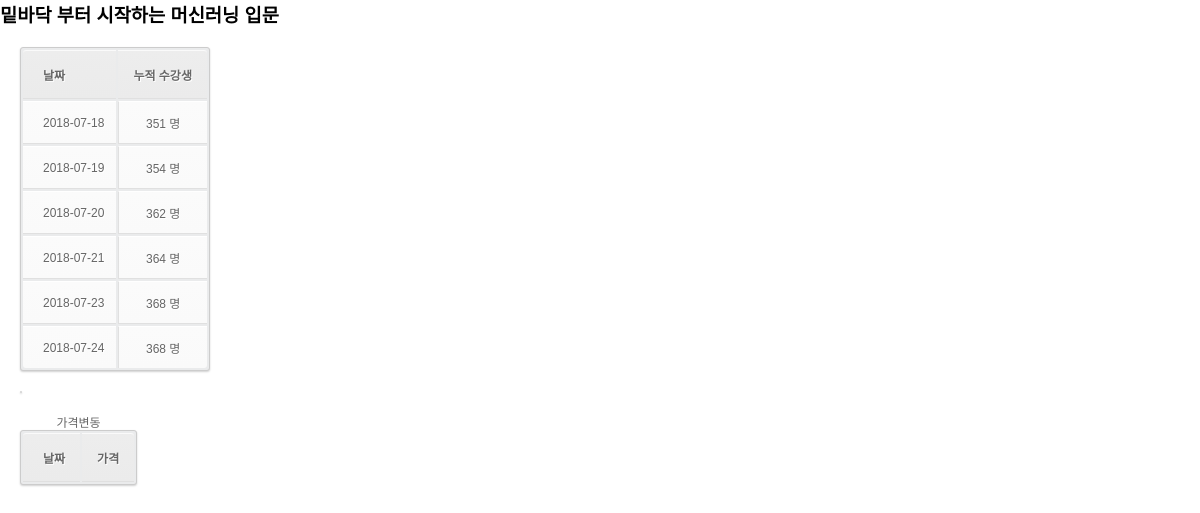
The page /course/1 on the database its author committed.
### tables this page shows
CREATE TABLE COURSES (
	ID INTEGER PRIMARY KEY,
	URL STRING UNIQUE,
	TITLE STRING,
	RELEASE_DATE STRING
);

CREATE TABLE SALES (
	ID INTEGER,
	UPDATE_DATE STRING,
	PRICE INTEGER,
	STUDENT_COUNT INTEGER,
	PRIMARY KEY(ID, UPDATE_DATE),
	FOREIGN KEY(ID) REFERENCES COURSES(ID) ON DELETE CASCADE
);

### app.py (the view)
@app.route('/course/<course_id>')
def course_index(course_id):
	sql = "SELECT TITLE FROM COURSES WHERE ID = (?)"
	cur = g.db.execute(sql, [course_id])
	title = cur.fetchall()[0][0]
	sql = "SELECT (A.STUDENT_COUNT - B.STUDENT_COUNT) AS STUDENT_CHANGE, A.UPDATE_DATE \
		   FROM SALES A, SALES B \
		   WHERE A.ID = ? AND A.ID = B.ID AND A.UPDATE_DATE = DATE(B.UPDATE_DATE, '+1 day') AND A.UPDATE_DATE > DATE(?, '-7 day') \
		   GROUP BY A.UPDATE_DATE, A.ID"
	cur = g.db.execute(sql, [course_id, datetime.now().strftime('%Y-%m-%d')])
	student_change = [dict(STUDENT_CHANGE=int(row[0]), UPDATE_DATE=row[1]) for row in cur.fetchall()]
	sql = "SELECT STUDENT_COUNT, UPDATE_DATE FROM SALES WHERE ID = (?) AND UPDATE_DATE > DATE(?, '-7 day');"
	cur = g.db.execute(sql, [course_id, datetime.now().strftime('%Y-%m-%d')])
	student_count = [dict(STUDENT_COUNT=format(int(row[0]), ','), UPDATE_DATE=row[1]) for row in cur.fetchall()]
	sql = "SELECT A.UPDATE_DATE, A.PRICE FROM SALES A, SALES B WHERE A.ID = (?) AND A.ID = B.ID AND A.PRICE <> B.PRICE"
	cur = g.db.execute(sql, [course_id])
	prices = [dict(UPDATE_DATE=row[0], PRICE=format(int(row[1]), ',')) for row in cur.fetchall()]
	return render_template('course.html', ID=course_id, STUDENT_CHANGE=student_change, TITLE=title, STUDENT_COUNT=student_count, PRICE=prices)

### app.py (called while the page is built)
def connect_db():
	return sqlite3.connect(app.config['DATABASE'])

@app.before_request
def before_request():
	g.db = connect_db()

@app.teardown_request
def teardown_request(exception):
	g.db.close()

### templates/course.html (shortened to what this page needs)
<html>
<head>
</head>
<html>
<link rel="stylesheet" href={{ url_for('static', filename='css/table_style.css') }}>
  <head>
  </head>
  <body>
    <div class="box">
      <div class="box-header">
        <h3 class="box-title">  {{ TITLE }}</h3>
      </div>
      <div class="box-body">
        <table id="date-table" class="table table-bordered">
          <thead>
            <tr>
              <th>날짜</th>
              <th>누적 수강생</th>
            </tr>
          </thead>
          <tbody>
            {% for STUDENT in STUDENT_COUNT %}
            <tr>
              <td> {{ STUDENT.UPDATE_DATE }} </td>
              <td> {{ STUDENT.STUDENT_COUNT }} 명</td>
            </tr>
            {% endfor %}
          </tbody>
        </table>
      </div>
      <div class="box-body">
        <table id="price-change">
        <table>
          <caption> 가격변동 </caption>
          <thead>
            <tr>
              <th>날짜</th>
              <th>가격</th>
            </tr>
          </thead>
        </table>
      </table>
      </div>
    </div>
  </body>
</html>
</html>

### static/css/table_style.css (style rules this page uses)
body { font-family:Arial, Helvetica, sans-serif; margin:0 auto; }
table { font-family:Arial, Helvetica, sans-serif; color:#666; font-size:12px; text-shadow: 1px 1px 0px #fff; background:#eaebec; margin:20px; border:#ccc 1px solid; -moz-border-radius:3px; -webkit-border-radius:3px; border-radius:3px; -moz-box-shadow: 0 1px 2px #d1d1d1; -webkit-box-shadow: 0 1px 2px #d1d1d1; box-shadow: 0 1px 2px #d1d1d1; }
table th { padding:15px; border-top:1px solid #fafafa; border-bottom:1px solid #e0e0e0; background: #ededed; background: -webkit-gradient(linear, left top, left bottom, from(#ededed), to(#ebebeb)); background: -moz-linear-gradient(top, #ededed, #ebebeb); }
table th:first-child { text-align: left; padding-left:20px; }
table tr:first-child th:first-child { -moz-border-radius-topleft:3px; -webkit-border-top-left-radius:3px; border-top-left-radius:3px; }
table tr:first-child th:last-child { -moz-border-radius-topright:3px; -webkit-border-top-right-radius:3px; border-top-right-radius:3px; }
table tr { text-align: center; padding-left:20px; }
table tr td:first-child { text-align: left; padding-left:20px; border-left: 0; }
table tr td { padding:12px; border-top: 1px solid #ffffff; border-bottom:1px solid #e0e0e0; border-left: 1px solid #e0e0e0; background: #fafafa; background: -webkit-gradient(linear, left top, left bottom, from(#fbfbfb), to(#fafafa)); background: -moz-linear-gradient(top, #fbfbfb, #fafafa); }
table tr:last-child td { border-bottom:0; }
table tr:last-child td:first-child { -moz-border-radius-bottomleft:3px; -webkit-border-bottom-left-radius:3px; border-bottom-left-radius:3px; }
table tr:last-child td:last-child { -moz-border-radius-bottomright:3px; -webkit-border-bottom-right-radius:3px; border-bottom-right-radius:3px; }

### rows shown on the page
COURSES: TITLE "밑바닥 부터 시작하는 머신러닝 입문"
SALES: UPDATE_DATE "2018-07-18", STUDENT_COUNT "351"
SALES: UPDATE_DATE "2018-07-19", STUDENT_COUNT "354"
SALES: UPDATE_DATE "2018-07-20", STUDENT_COUNT "362"
SALES: UPDATE_DATE "2018-07-21", STUDENT_COUNT "364"

### other values the page prints
{{ STUDENT.UPDATE_DATE }} "2018-07-23" "2018-07-24"
{{ STUDENT.STUDENT_COUNT }} "368" "368"
